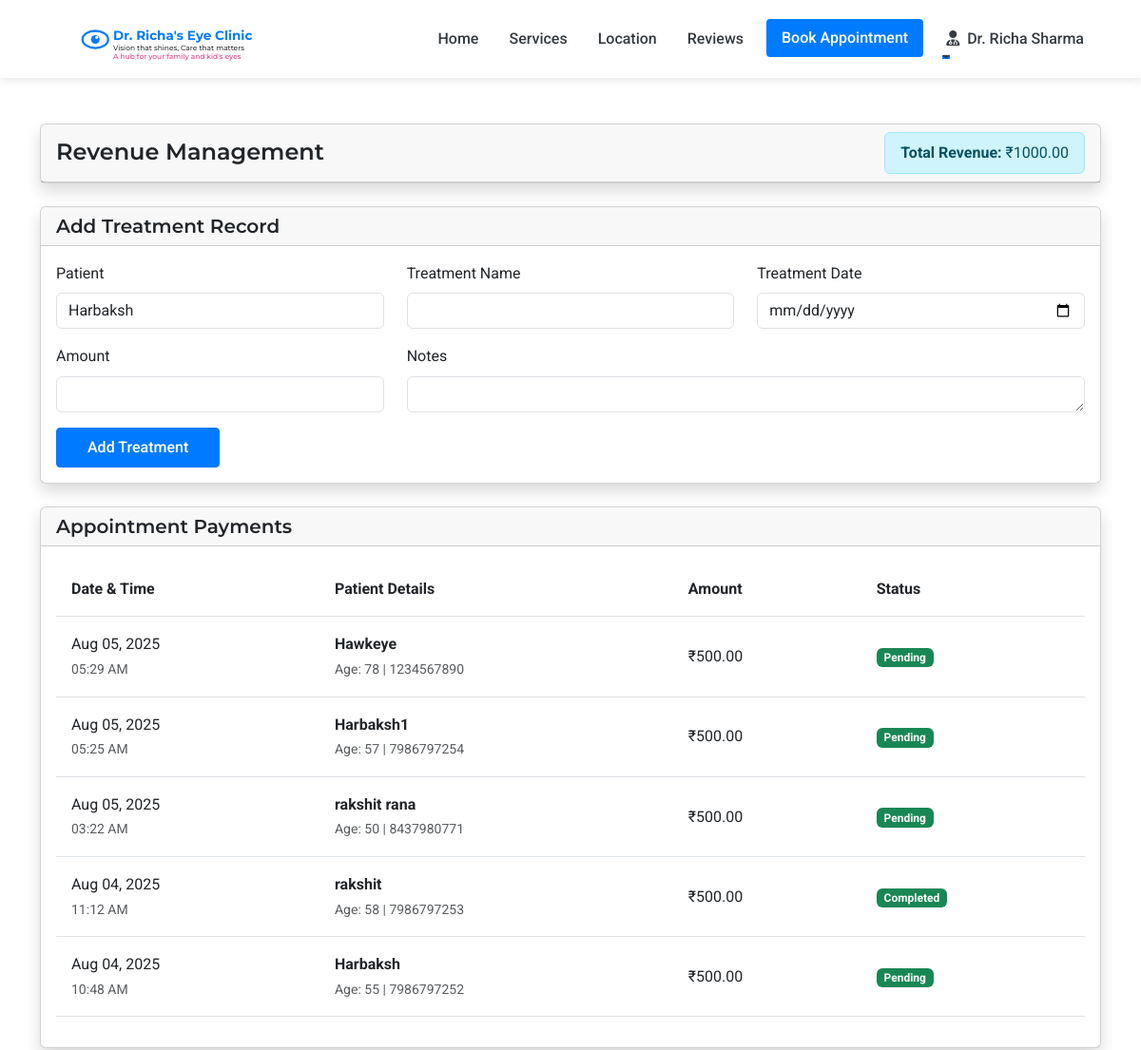
Before: /admin/revenue (signed in, upper part) with the older database file.
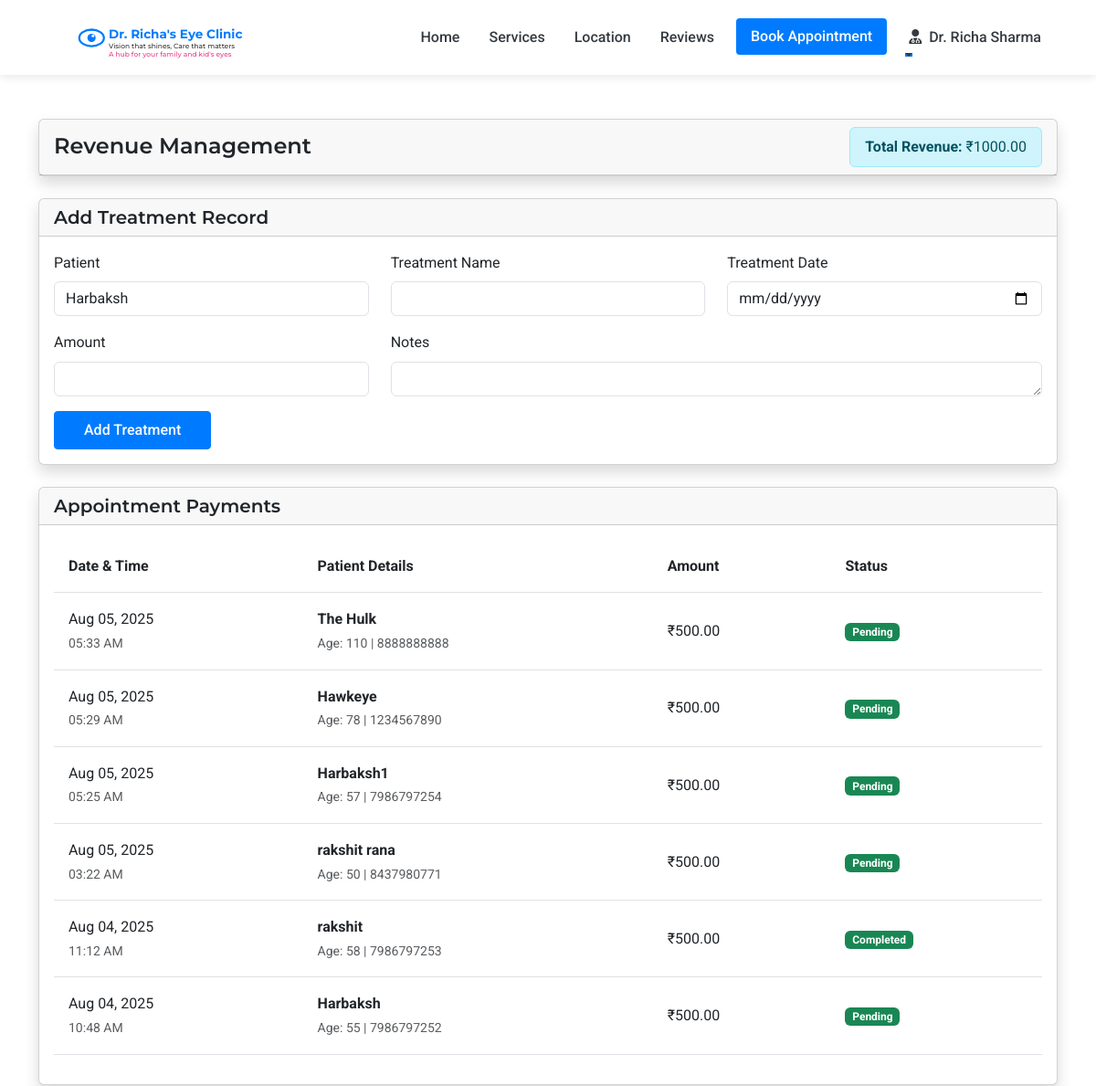
After: the same page with the newer database file.
### models.py (models this page shows, shortened)
class Payment(db.Model):
    id = db.Column(db.Integer, primary_key=True)
    appointment_id = db.Column(db.Integer, db.ForeignKey('appointment.id'), nullable=False)
    appointment = db.relationship('Appointment', backref='payment', uselist=False)
    amount = db.Column(db.Float, nullable=False)
    payment_method = db.Column(db.String(50), nullable=False)  # cash, bank_transfer, upi
    transaction_id = db.Column(db.String(100), nullable=True)
    upi_id = db.Column(db.String(100), nullable=True)
    status = db.Column(db.String(20), default='pending')  # pending, completed, failed
    created_at = db.Column(db.DateTime, default=datetime.utcnow)

class Patient(UserMixin, db.Model):
    id = db.Column(db.Integer, primary_key=True)
    full_name = db.Column(db.String(100), nullable=False)
    mobile_number = db.Column(db.String(15), nullable=False)
    email = db.Column(db.String(100), nullable=True)
    age = db.Column(db.Integer, nullable=False)
    sex = db.Column(db.String(10), nullable=True)
    password_hash = db.Column(db.String(256), nullable=True)
    is_registered = db.Column(db.Boolean, default=False)
    created_at = db.Column(db.DateTime, nullable=False, default=datetime.utcnow)
    appointments = db.relationship('Appointment', backref='patient', lazy=True)
    doctor_prescriptions = db.relationship('DoctorPrescription', backref='patient', lazy=True)
    optometrist_prescriptions = db.relationship('OptometristPrescription', backref='patient', lazy=True)

### routes.py (the view, shortened to what this page needs)
@app.route('/admin/revenue', methods=['GET', 'POST'])
@login_required
def admin_revenue():
    if not isinstance(current_user, Doctor):
        flash('Access denied. Doctor privileges required.', 'danger')
        return redirect(url_for('index'))
    form = FlaskForm()  # Create a basic form for CSRF protection
    payments = (
        db.session.query(Payment, Patient)
        .join(Appointment, Payment.appointment_id == Appointment.id)
        .join(Patient, Appointment.patient_id == Patient.id)
        .order_by(Payment.created_at.desc())
        .all()
    )
    treatments = Treatment.query.order_by(Treatment.treatment_date.desc()).all()
    appointment_revenue = sum(payment.amount for payment, _ in payments if payment.status == 'completed')
    treatment_revenue = sum(treatment.amount for treatment in treatments)
    total_revenue = appointment_revenue + treatment_revenue
    patients = Patient.query.order_by(Patient.full_name).all()
    return render_template('admin/revenue.html', payments=payments, treatments=treatments, patients=patients, total_revenue=total_revenue, form=form)

### app.py (called while the page is built)
@login_manager.user_loader
def load_user(user_id):
    from models import Doctor, Assistant, Admin, Patient
    try:
        if user_id.startswith('doctor_'):
            return Doctor.query.get(int(user_id.split('_')[1]))
        elif user_id.startswith('assistant_'):
            return Assistant.query.get(int(user_id.split('_')[1]))
        elif user_id.startswith('admin_'):
            return Admin.query.get(int(user_id.split('_')[1]))
        else:
            return Patient.query.get(int(user_id))
    except (ValueError, AttributeError):
        return None

### routes.py (called while the page is built)
@app.context_processor
def inject_now():
    return {'now': datetime.now()}

### templates/admin/revenue.html (shortened to what the changed rows need)
{% extends 'layout.html' %}
{% block content %}
<div class="container py-5">
    <div class="row">
        <div class="col-12 mb-4">
            <div class="card shadow">
                <div class="card-body">
                    <div class="table-responsive">
                        <table class="table table-hover">
                            <thead>
                                <tr>
                                    <th>Date & Time</th>
                                    <th>Patient Details</th>
                                    <th>Amount</th>
                                    <th>Status</th>
                                </tr>
                            </thead>
                            <tbody>
                                {% for payment, patient in payments %}
                                <tr>
                                    <td>
                                        {{ payment.created_at.strftime('%b %d, %Y') }}<br>
                                        <small class="text-muted">{{ payment.created_at.strftime('%I:%M %p') }}</small>
                                    </td>
                                    <td>
                                        <strong>{{ patient.full_name }}</strong><br>
                                        <small class="text-muted">Age: {{ patient.age }} | {{ patient.mobile_number }}</small>
                                    </td>
                                    <td>₹{{ "%.2f"|format(payment.amount) }}</td>
                                    <td>
                                        <span class="badge bg-success">{{ payment.status|title }}</span>
                                    </td>
                                </tr>
                                {% endfor %}
                            </tbody>
                        </table>
                    </div>
                </div>
            </div>
        </div>
    </div>
</div>
{% endblock %}

Changed rows visible on the page:
added Payment: created_at "Aug 05, 2025", created_at "05:33 AM", full_name "The Hulk", age "110", mobile_number "8888888888", amount "500.00", status "Pending"
